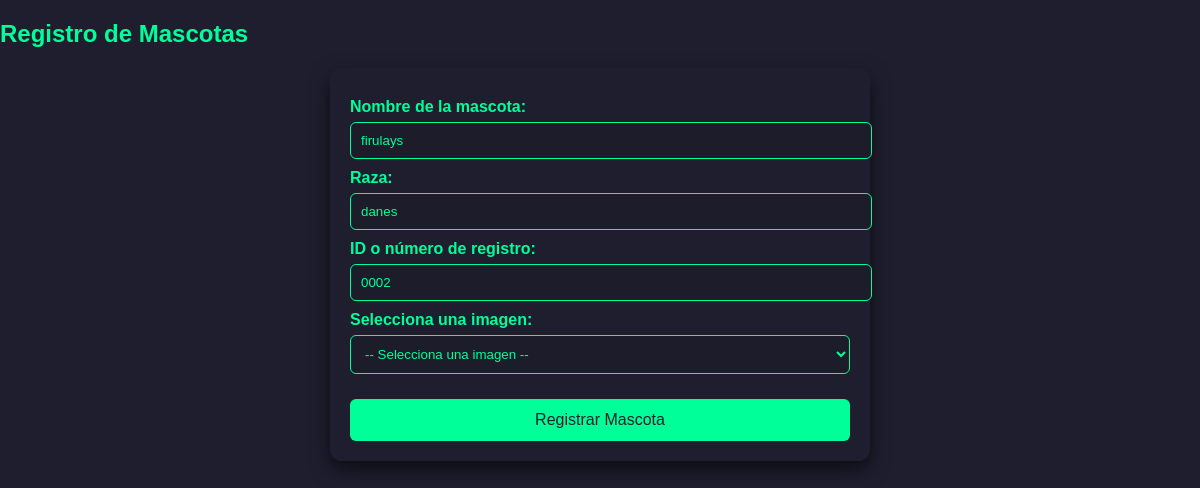
The app's page /actualizar_mascota/1/ (signed in) with its own data.
### PDCApp1/models.py (models this page shows, shortened)
class Mascota(models.Model):
    nombre = models.CharField(max_length=100)
    raza = models.CharField(max_length=100)
    identificacion = models.CharField(max_length=50, unique=True, default="0000")
    imagen = models.ImageField(upload_to='images/', blank=True, null=True)

### PDCApp1/views.py (the view)
# urls.py: path('actualizar_mascota/<int:mascota_id>/', views.actualizar_mascota, name='actualizar_mascota'),
@login_required
def actualizar_mascota(request, mascota_id):
    mascota = get_object_or_404(Mascota, id=mascota_id)
    if request.method == "POST":
        form = MascotaForm(request.POST, request.FILES, instance=mascota)
        if form.is_valid():
            form.save()
            messages.success(request, f"Mascota {mascota.nombre} actualizada correctamente.")
            return redirect('listas')
        else:
            messages.error(request, "Error al actualizar la mascota. Verifica los datos.")
    else:
        form = MascotaForm(instance=mascota)
    return render(request, "mascotas/register_pet.html", {"form": form})

### PDCApp1/forms.py
class MascotaForm(forms.ModelForm):
    class Meta:
        model = Mascota
        fields = ['nombre', 'raza', 'identificacion', 'imagen']
        labels = {
            'nombre': 'Nombre de la mascota',
            'raza': 'Raza',
            'identificacion': 'ID o número de registro',
            'imagen': 'Imagen de la mascota',
        }

### templates/mascotas/register_pet.html (shortened to what this page needs)
{% load static %}
<!DOCTYPE html>
<html lang="es">
<head>
    <link rel="stylesheet" href="{% static 'CSS/styles.css' %}">
</head>
<body>
    <h2>Registro de Mascotas</h2>
    <form method="POST">
        {{ form.nombre.label_tag }} {{ form.nombre }}
        {{ form.raza.label_tag }} {{ form.raza }}
        {{ form.identificacion.label_tag }} {{ form.identificacion }}
        <label for="imagen">Selecciona una imagen:</label>
        <select id="imagen" name="imagen" onchange="mostrarImagen()">
            <option value="">-- Selecciona una imagen --</option>
        </select>
        <button type="submit">Registrar Mascota</button>
    </form>
</body>
</html>

### static/CSS/styles.css (style rules this page uses)
:root { --futuristic-bg: #1e1e2f; --futuristic-text: #00ff99; --futuristic-dark: #2a2a40; --futuristic-shadow: rgba(0,255,153,0.8); --futuristic-font: 'Orbitron', sans-serif; --classic-bg: #fff; --classic-text: #333; --classic-primary: #007bff; --classic-font: Arial, sans-serif; }
html, body { height: 100%; margin: 0; padding: 0; font-family: var(--futuristic-font); background-color: var(--futuristic-bg); color: var(--futuristic-text); }
form { background: rgba(30,30,47,0.98); padding: 20px; border-radius: 12px; max-width: 500px; margin: 20px auto; box-shadow: 0 8px 20px rgba(0,0,0,0.6); color: var(--futuristic-text); font-family: var(--futuristic-font); }
label { font-weight: bold; margin-top: 10px; display: block; color: var(--futuristic-text); }
input, select, textarea { width: 100%; padding: 10px; margin-top: 6px; border: 1px solid var(--futuristic-text); border-radius: 6px; background: rgba(28,28,43,0.95); color: var(--futuristic-text); font-family: var(--futuristic-font); }
input::placeholder, textarea::placeholder { color: rgba(0,255,153,0.5); }
button { margin-top: 15px; background-color: var(--futuristic-text); color: var(--futuristic-bg); border: none; padding: 12px; border-radius: 6px; font-size: 1rem; cursor: pointer; width: 100%; transition: background 0.2s; }

### records on screen
Mascota: nombre "firulays", raza "danes", identificacion "0002"
